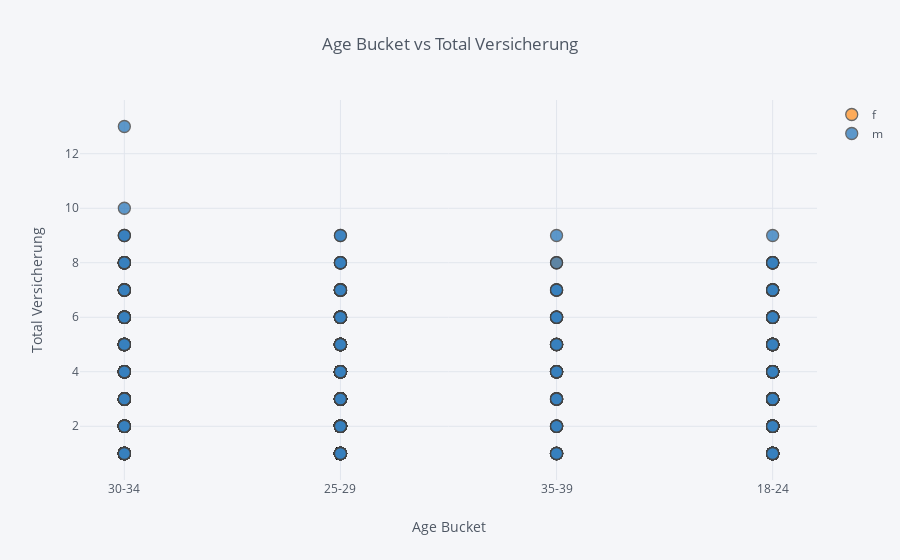

Notebook source saved alongside this figure:
### Code cell
# Standard plotly imports
import plotly.plotly as py
import plotly.graph_objs as go
from plotly.offline import iplot, init_notebook_mode

# Using plotly + cufflinks in offline mode
import cufflinks

fig=cufflinks.go_offline(connected=True)
init_notebook_mode(connected=True)
merged.iplot(
    x='age_bucket',
    y='Sum Versicherung',
    # Specify the category
    categories='gender',
    xTitle='Age Bucket',
    yTitle='Total Versicherung',
    title='Age Bucket vs Total Versicherung')

### Figure 1 — Plotly figure (JSON) as saved in the notebook; plotly's stock layout.template omitted (floating-point values rounded to 4 significant figures; data arrays with more than 128 entries replaced by an {"elided": "..."} marker saying what was removed)
{"data": [{"marker": {"color": "rgba(255, 153, 51, 1.0)", "line": {"width": 1.3}, "opacity": 0.8, "size": 12, "symbol": "circle"}, "mode": "markers", "name": "f", "textfont": {"color": "#4D5663"}, "type": "scatter", "uid": "a466adae-574d-402d-82cd-3026d7a9d4fb", "x": {"elided": "916 str values"}, "y": {"elided": "916 int values"}}, {"marker": {"color": "rgba(55, 128, 191, 1.0)", "line": {"width": 1.3}, "opacity": 0.8, "size": 12, "symbol": "circle"}, "mode": "markers", "name": "m", "textfont": {"color": "#4D5663"}, "type": "scatter", "uid": "8f7f26d2-05b1-417a-a48d-d3ce767007e0", "x": {"elided": "1732 str values"}, "y": {"elided": "1732 int values"}}, {"marker": {"color": "rgba(50, 171, 96, 1.0)", "line": {"width": 1.3}, "opacity": 0.8, "size": 12, "symbol": "circle"}, "mode": "markers", "name": "nan", "textfont": {"color": "#4D5663"}, "type": "scatter", "uid": "f39a95d0-6497-4b31-b4e3-3b4dcb4603ea", "x": [], "y": []}], "layout": {"legend": {"bgcolor": "#F5F6F9", "font": {"color": "#4D5663"}}, "paper_bgcolor": "#F5F6F9", "plot_bgcolor": "#F5F6F9", "title": {"font": {"color": "#4D5663"}, "text": "Age Bucket vs Total Versicherung"}, "xaxis": {"gridcolor": "#E1E5ED", "showgrid": true, "tickfont": {"color": "#4D5663"}, "title": {"font": {"color": "#4D5663"}, "text": "Age Bucket"}, "zerolinecolor": "#E1E5ED"}, "yaxis": {"gridcolor": "#E1E5ED", "showgrid": true, "tickfont": {"color": "#4D5663"}, "title": {"font": {"color": "#4D5663"}, "text": "Total Versicherung"}, "zerolinecolor": "#E1E5ED"}}}
